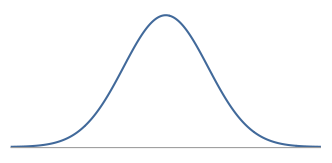

The R source for this figure:
#===> plot <===#
par(mfrow=c(1,1), las=1, mar=0.5*c(1,1,1,1))

# curve 1
X <- seq(-4,4,0.01)
Y <- dnorm(X)
plot(X, Y, type='l', axes=F, xlim=c(-3.4,3.4), col='#335588', lwd=2)
#axis(1, at=-3:3)
abline(h=-0.002, col='#888888')
